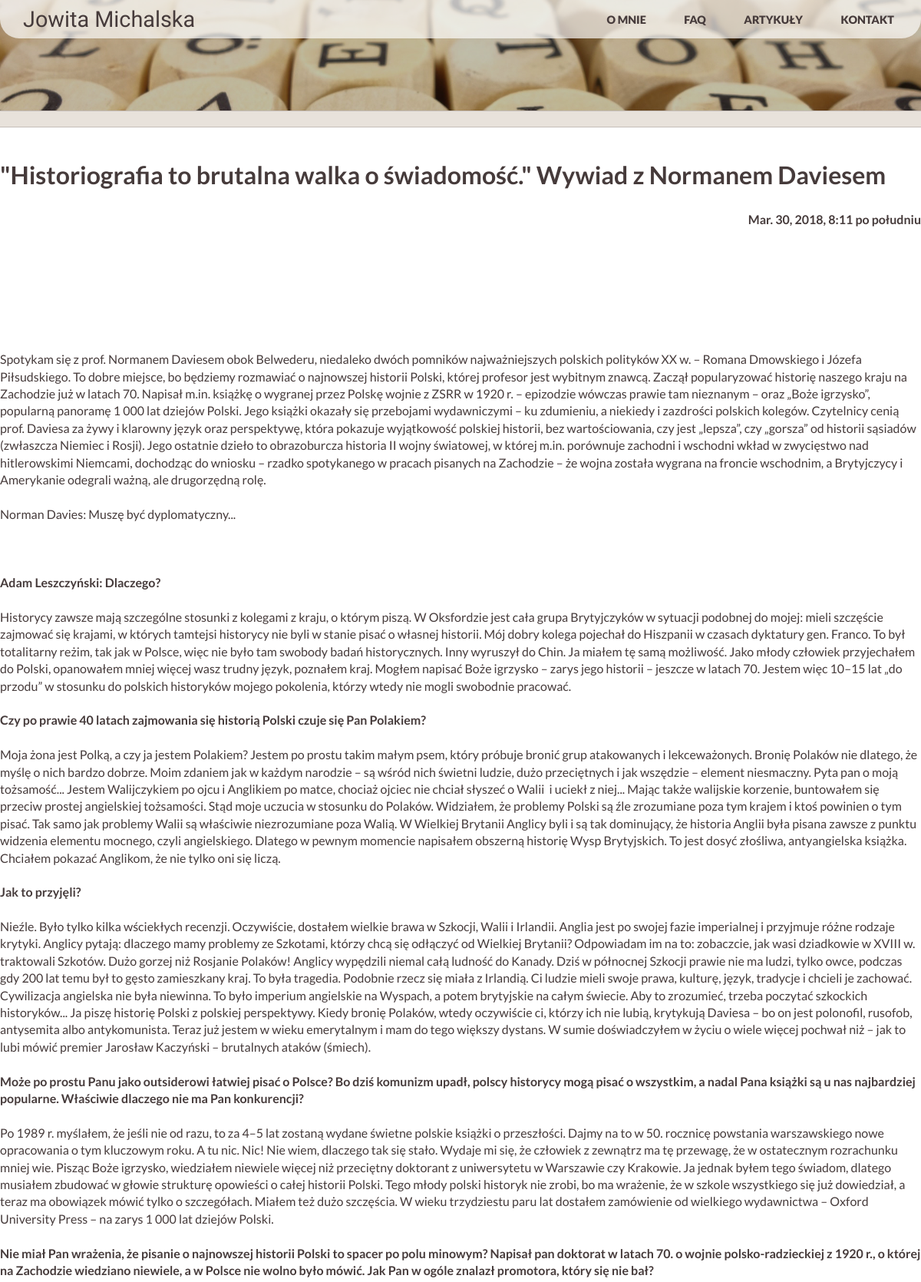
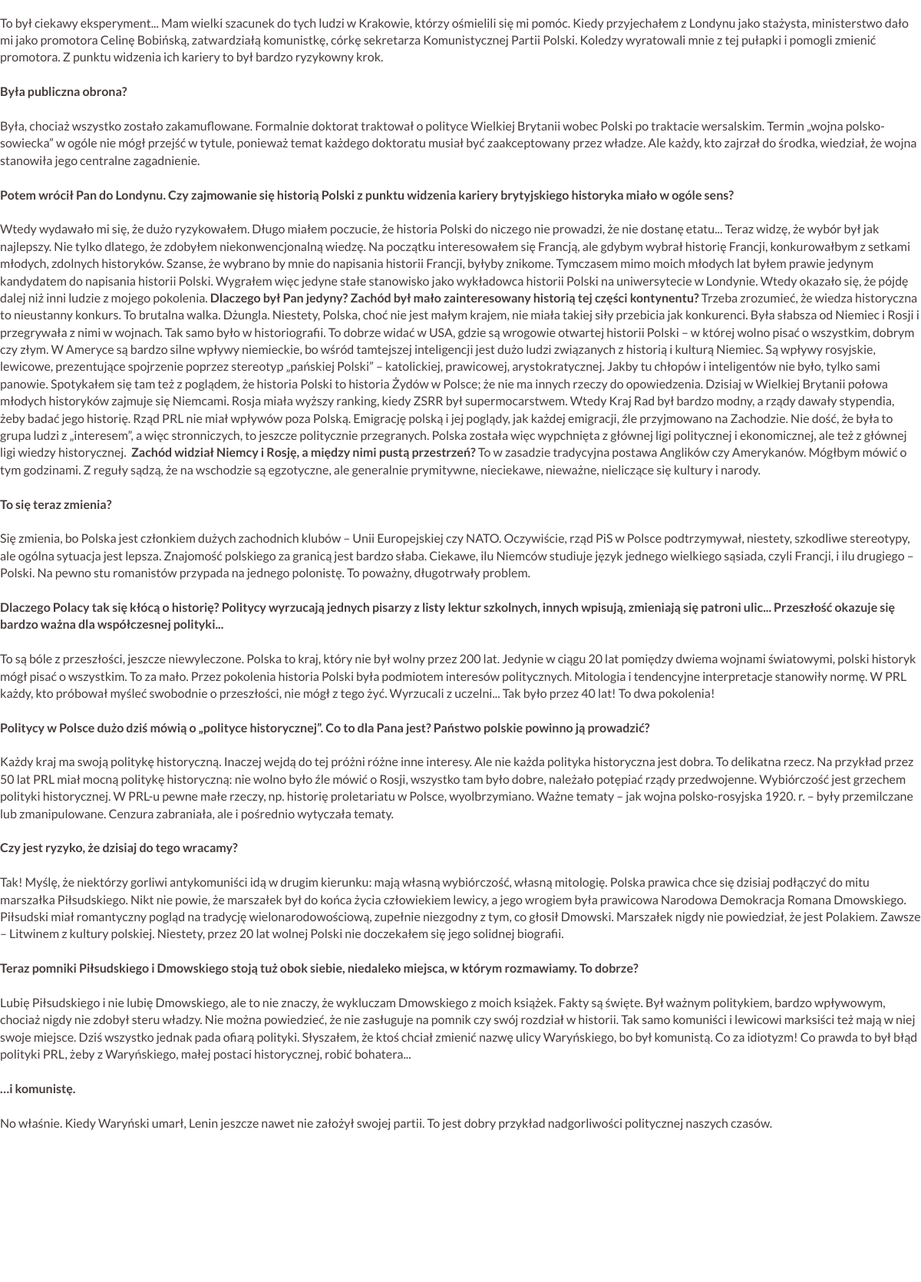
Page /erer/ (upper part) on the committed database (2 pictures, top to bottom).
### posts/models.py (models this page shows, shortened)
class Post(models.Model):
	title = models.CharField(max_length=300)
	slug = models.SlugField(unique=True)
	content = models.TextField()
	updated = models.DateTimeField(auto_now=True, auto_now_add=False)
	timestamp = models.DateTimeField(auto_now=False, auto_now_add=True)
	class Meta:
		ordering = ["-timestamp", "-updated"]

### posts/views.py (the view)
# urls.py: url(r'^(?P<slug>[\w-]+)/$', posts_detail, name="detail"),
def posts_detail(request, slug):
	instance = get_object_or_404(Post, slug=slug)
	context = {
		"post": instance
	}
	return render(request, "detail.html", context)

### templates/detail.html (shortened to what this page needs)
{% extends "base.html" %}
{% block content %}
<section class="home-hero">
	<header>
		<p class="logo">Jowita Michalska</p>
		<nav>
			<ul>
				<li><a class="scroll" href="../#omnie">O mnie</a></li>
				<li><a class="scroll" href="../#faq">FAQ</a></li>
				<li><a class="scroll" href="../#artykuly">Artykuły</a></li>
				<li><a class="scroll" href="../#kontakt">Kontakt</a></li>
			</ul>
		</nav>
	</header>
</section>
<section class="article-det">
	<div class="bar artykul-det"></div>
	<div class="artykul-content">
		<h1 class="det-title">{{post.title}}</h1>
  <h3 class="det-timestamp">{{post.timestamp}}</h3>
  {{ post.content|safe|linebreaks }}
<div class="fb-comments" data-href="{{ request.build_absolute_uri}}" data-numposts="5" data-width="100%"></div>
	</div>
</section>
{% endblock content %}

### static/css/base.css (style rules this page uses)
html, body, div, span, applet, object, iframe, h1, h2, h3, h4, h5, h6, p, blockquote, pre, a, abbr, acronym, address, big, cite, code, del, dfn, em, img, ins, kbd, q, s, samp, small, strike, strong, sub, sup, tt, var, b, u, i, center, dl, dt, dd, ol, ul, li, fieldset, form, label, legend, table, caption, tbody, tfoot, thead, tr, th, td, article, aside, canvas, details, embed, figure, figcaption, footer, header, hgroup, menu, nav, output, ruby, section, summary, time, mark, audio, video { margin: 0; padding: 0; border: 0; font-size: 100%; vertical-align: baseline; }
article, aside, details, figcaption, figure, footer, header, hgroup, menu, nav, section { display: block; }
ol, ul { list-style: none; }
:root { --primary: #463b3b; --dark: #333; --light: #fff; --shadow: 0 1px 5px rgba(104, 104, 104, 0.8); }
html { box-sizing: border-box; font-family: 'Lato', sans-serif; font-weight: 400; color: var(--primary); }
body { margin: 0px; line-height: 1.4; }
.home-hero { position: relative; background-image: url('../img/wood-cube.jpg'); background-size: cover; background-position: center; height: 18vh; }
header { display: flex; flex-direction: row; justify-content: space-between; height: 50px; width: 1200px; background-color: #ffffffab; position: absolute; margin-left: auto; margin-right: auto; left: 0; right: 0; border-radius: 0px 0px 25px 25px; }
.logo { font-family: 'Parisienne', cursive; font-size: 1.8rem; display: flex; width: auto; padding-left: 30px; float: left; align-self: center; }
nav { float: right; }
nav ul { margin: 0; padding: 0; padding-right: 12px; list-style: none; }
nav li { display: inline-block; margin: 1em; }
nav a { font-weight: 900; text-decoration: none; padding: .5em; text-transform: uppercase; color: #463b3b; font-size: .9rem; }
.bar { display: grid; text-align: center; background-color: #e8e2db; width: 100%; height: 5.5vh; border-radius: 0px 0px 25px 25px; border-bottom: solid 1px #c5bdb9; border-top: solid 1px #c5bdb9; align-content: center; font-weight: 900; font-size: 1.3rem; }
.article-det { box-sizing: border-box; }
.bar.artykul-det { height: 2.5vh; border-radius: 0px; }
.artykul-content { width: 1200px; display: grid; margin: 5vh auto; }
.det-title { font-size: 2rem; }
.det-timestamp { text-align: right; padding-bottom: 20vh; padding-top: 3vh; }
.fb-comments { margin: 0 auto; padding-top: 12vh; padding-bottom: 5vh; width: 800px; }

### rows in the picture
Post: title "\"Historiografia to brutalna walka o świadomość.\" Wywiad z Normanem Daviesem", timestamp "Mar. 30, 2018, 8:11 po południu", content "Spotykam się z prof. Normanem Daviesem obok Belwederu, niedaleko dwóch pomników najważniejszych polskich polityków XX w. – Romana Dmowskiego i Józefa Piłsudskiego. To dobre miejsce, bo będziemy rozmawiać o najnowszej historii Polski, której profesor jest wybitnym znawcą. Zaczął popularyzować historię naszego kraju na Zachodzie już w latach 70. Napisał m.in. książkę o wygranej przez Polskę wojnie z ZSRR w 1920 r. – epizodzie wówczas prawie tam nieznanym – oraz „Boże igrzysko”, popularną panoramę 1 000 lat dziejów Polski. Jego książki okazały się przebojami wydawniczymi – ku zdumieniu, a niekiedy i zazdrości polskich kolegów. Czytelnicy cenią prof. Daviesa za żywy i klarowny język oraz…"
